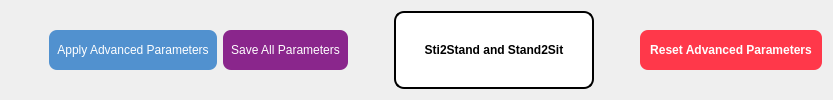
     <widget class="QFrame" name="Buttons_Frame">
      <property name="maximumSize">
       <size>
        <width>16777215</width>
        <height>5000</height>
       </size>
      </property>
      <property name="frameShape">
       <enum>QFrame::Shape::NoFrame</enum>
      </property>
      <property name="frameShadow">
       <enum>QFrame::Shadow::Raised</enum>
      </property>
      <layout class="QHBoxLayout" name="horizontalLayout_4">
       <item>
        <widget class="QPushButton" name="record_Button">
         <property name="styleSheet">
          <string notr="true">#record_Button { 
	background: transparent; 
	border: none;    	
}</string>
         </property>
         <property name="text">
          <string/>
         </property>
         <property name="icon">
          <iconset>
           <normaloff>:/icon/icon/record.png</normaloff>
           <normalon>:/icon/icon/record_off.png</normalon>:/icon/icon/record.png</iconset>
         </property>
         <property name="iconSize">
          <size>
           <width>50</width>
           <height>50</height>
          </size>
         </property>
         <property name="checkable">
          <bool>true</bool>
         </property>
        </widget>
       </item>
       <item>
        <widget class="QPushButton" name="Apply_Button">
         <property name="minimumSize">
          <size>
           <width>121</width>
           <height>40</height>
          </size>
         </property>
         <property name="styleSheet">
          <string notr="true">#Apply_Button { 
color: white;
background-color: rgba(81, 145, 207, 1);
border-radius: 8px;
padding: 8px;
}

#Apply_Button:hover {

color: white;
background-color: rgba(81, 145, 207, 1);
padding: 8px;
}

#Apply_Button:pressed {
border: solid ;
background-color:rgbargba(241, 196, 15, 1);
}
</string>
         </property>
         <property name="text">
          <string>Apply Advanced Parameters</string>
         </property>
         <property name="checkable">
          <bool>false</bool>
         </property>
         <property name="checked">
          <bool>false</bool>
         </property>
         <property name="autoExclusive">
          <bool>false</bool>
         </property>
        </widget>
       </item>
       <item>
        <widget class="QPushButton" name="Save_All_Parameters_Button">
         <property name="minimumSize">
          <size>
           <width>120</width>
           <height>40</height>
          </size>
         </property>
         <property name="styleSheet">
          <string notr="true">#Save_All_Parameters_Button { 
color: white;
background-color: rgba(138, 38, 140, 1);
border-radius: 8px;
padding: 8px;

}

#Save_All_Parameters_Button:hover {

color: white;
background-color: rgba(138, 38, 140, 1);
padding: 8px;
}

#Save_All_Parameters_Button:pressed {
border: solid ;
background-color: rgba(241, 196, 15, 1);
padding: 8px;
}
</string>
         </property>
         <property name="text">
          <string>Save All Parameters</string>
         </property>
         <property name="checkable">
          <bool>false</bool>
         </property>
         <property name="checked">
          <bool>false</bool>
         </property>
         <property name="autoExclusive">
          <bool>false</bool>
         </property>
        </widget>
       </item>
       <item>
        <spacer name="horizontalSpacer_2">
         <property name="orientation">
          <enum>Qt::Orientation::Horizontal</enum>
         </property>
         <property name="sizeHint" stdset="0">
          <size>
           <width>40</width>
           <height>20</height>
          </size>
         </property>
        </spacer>
       </item>
       <item>
        <widget class="QLabel" name="Sit2Stand_and_Stand2Sit_Mode_label">
         <property name="minimumSize">
          <size>
           <width>200</width>
           <height>0</height>
          </size>
         </property>
         <property name="maximumSize">
          <size>
           <width>16777215</width>
           <height>88000</height>
          </size>
         </property>
         <property name="styleSheet">
          <string notr="true">#Sit2Stand_and_Stand2Sit_Mode_label {
background-color: white;
border: 2px solid black;
border-radius: 10px;
font-weight: bold; 
}</string>
         </property>
         <property name="frameShape">
          <enum>QFrame::Shape::Box</enum>
         </property>
         <property name="text">
          <string>Sti2Stand and Stand2Sit</string>
         </property>
         <property name="alignment">
          <set>Qt::AlignmentFlag::AlignCenter</set>
         </property>
        </widget>
       </item>
       <item>
        <spacer name="horizontalSpacer">
         <property name="orientation">
          <enum>Qt::Orientation::Horizontal</enum>
         </property>
         <property name="sizeHint" stdset="0">
          <size>
           <width>40</width>
           <height>20</height>
          </size>
         </property>
        </spacer>
       </item>
       <item>
        <widget class="QPushButton" name="Reset_Button">
         <property name="minimumSize">
          <size>
           <width>60</width>
           <height>40</height>
          </size>
         </property>
         <property name="styleSheet">
          <string notr="true">#Reset_Button { 
color: white;
background: rgba(255, 56, 74, 1);
border-radius: 8px;
padding: 10px;
font-weight: bold; 
}

#Reset_Button:hover {

color: white;
background-color: rgba(220, 38, 54, 1);

}

#Reset_Button:pressed {

background-color:rgba(255, 119, 131, 1);
}
</string>
         </property>
         <property name="text">
          <string>Reset Advanced Parameters</string>
         </property>
        </widget>
       </item>
      </layout>
     </widget>
